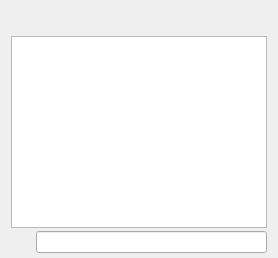
     <widget class="QWidget" name="tab_console">
      <attribute name="title">
       <string>&amp;Console</string>
      </attribute>
      <layout class="QVBoxLayout" name="verticalLayout_3">
       <property name="spacing">
        <number>3</number>
       </property>
       <property name="bottomMargin">
        <number>5</number>
       </property>
       <item>
        <layout class="QHBoxLayout" name="horizontalLayout">
         <property name="spacing">
          <number>4</number>
         </property>
         <item>
          <spacer name="horizontalSpacer">
           <property name="orientation">
            <enum>Qt::Horizontal</enum>
           </property>
           <property name="sizeHint" stdset="0">
            <size>
             <width>40</width>
             <height>20</height>
            </size>
           </property>
          </spacer>
         </item>
         <item>
          <widget class="QPushButton" name="fontSmallerButton">
           <property name="maximumSize">
            <size>
             <width>24</width>
             <height>24</height>
            </size>
           </property>
           <property name="toolTip">
            <string>Decrease font size</string>
           </property>
           <property name="text">
            <string/>
           </property>
           <property name="icon">
            <iconset>
             <normaloff>:/icons/fontsmaller</normaloff>:/icons/fontsmaller</iconset>
           </property>
           <property name="iconSize">
            <size>
             <width>24</width>
             <height>24</height>
            </size>
           </property>
           <property name="autoDefault">
            <bool>false</bool>
           </property>
           <property name="flat">
            <bool>true</bool>
           </property>
          </widget>
         </item>
         <item>
          <widget class="QPushButton" name="fontBiggerButton">
           <property name="maximumSize">
            <size>
             <width>24</width>
             <height>24</height>
            </size>
           </property>
           <property name="toolTip">
            <string>Increase font size</string>
           </property>
           <property name="text">
            <string/>
           </property>
           <property name="icon">
            <iconset>
             <normaloff>:/icons/fontbigger</normaloff>:/icons/fontbigger</iconset>
           </property>
           <property name="iconSize">
            <size>
             <width>24</width>
             <height>24</height>
            </size>
           </property>
           <property name="autoDefault">
            <bool>false</bool>
           </property>
           <property name="flat">
            <bool>true</bool>
           </property>
          </widget>
         </item>
         <item>
          <widget class="QPushButton" name="clearButton">
           <property name="maximumSize">
            <size>
             <width>24</width>
             <height>24</height>
            </size>
           </property>
           <property name="toolTip">
            <string>Clear console</string>
           </property>
           <property name="layoutDirection">
            <enum>Qt::LeftToRight</enum>
           </property>
           <property name="text">
            <string/>
           </property>
           <property name="icon">
            <iconset resource="../cash.qrc">
             <normaloff>:/icons/tyrian/remove</normaloff>:/icons/tyrian/tyrianpurple_clear</iconset>
           </property>
           <property name="iconSize">
            <size>
             <width>24</width>
             <height>24</height>
            </size>
           </property>
           <property name="shortcut">
            <string notr="true">Ctrl+L</string>
           </property>
           <property name="autoDefault">
            <bool>false</bool>
           </property>
           <property name="flat">
            <bool>true</bool>
           </property>
          </widget>
         </item>
        </layout>
       </item>
       <item>
        <widget class="QTextEdit" name="messagesWidget">
         <property name="minimumSize">
          <size>
           <width>0</width>
           <height>100</height>
          </size>
         </property>
         <property name="readOnly">
          <bool>true</bool>
         </property>
         <property name="tabKeyNavigation" stdset="0">
          <bool>false</bool>
         </property>
         <property name="columnCount" stdset="0">
          <number>2</number>
         </property>
        </widget>
       </item>
       <item>
        <layout class="QHBoxLayout" name="horizontalLayoutPrompt">
         <property name="spacing">
          <number>3</number>
         </property>
         <item>
          <widget class="QPushButton" name="prompticon">
           <property name="enabled">
            <bool>false</bool>
           </property>
           <property name="maximumSize">
            <size>
             <width>22</width>
             <height>33</height>
            </size>
           </property>
           <property name="text">
            <string/>
           </property>
           <property name="icon">
            <iconset resource="../cash.qrc">
             <normaloff>:/icons/tyrian/prompticon</normaloff>
             <disabledoff>:/icons/tyrian/prompticon</disabledoff>:/icons/tyrian/prompticon</iconset>
           </property>
           <property name="iconSize">
            <size>
             <width>18</width>
             <height>18</height>
            </size>
           </property>
           <property name="autoDefault">
            <bool>false</bool>
           </property>
           <property name="flat">
            <bool>true</bool>
           </property>
          </widget>
         </item>
         <item>
          <widget class="QLineEdit" name="lineEdit">
           <property name="placeholderText">
            <string/>
           </property>
          </widget>
         </item>
        </layout>
       </item>
      </layout>
     </widget>
